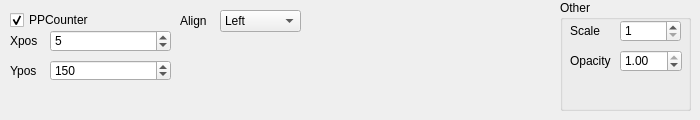
   <widget class="QWidget" name="tab_12">
    <attribute name="title">
     <string>PPCounter</string>
    </attribute>
    <widget class="QCheckBox" name="ppcounter">
     <property name="geometry">
      <rect>
       <x>10</x>
       <y>10</y>
       <width>81</width>
       <height>20</height>
      </rect>
     </property>
     <property name="text">
      <string>PPCounter</string>
     </property>
     <property name="checked">
      <bool>true</bool>
     </property>
    </widget>
    <widget class="QGroupBox" name="other_5">
     <property name="geometry">
      <rect>
       <x>560</x>
       <y>0</y>
       <width>131</width>
       <height>111</height>
      </rect>
     </property>
     <property name="title">
      <string>Other</string>
     </property>
     <widget class="QLabel" name="label_64">
      <property name="geometry">
       <rect>
        <x>10</x>
        <y>50</y>
        <width>49</width>
        <height>21</height>
       </rect>
      </property>
      <property name="text">
       <string>Opacity</string>
      </property>
     </widget>
     <widget class="QLabel" name="label_65">
      <property name="geometry">
       <rect>
        <x>10</x>
        <y>20</y>
        <width>31</width>
        <height>21</height>
       </rect>
      </property>
      <property name="text">
       <string>Scale</string>
      </property>
     </widget>
     <widget class="QDoubleSpinBox" name="ppcounteropacity">
      <property name="geometry">
       <rect>
        <x>60</x>
        <y>50</y>
        <width>62</width>
        <height>22</height>
       </rect>
      </property>
      <property name="maximum">
       <double>1.000000000000000</double>
      </property>
      <property name="singleStep">
       <double>0.100000000000000</double>
      </property>
      <property name="value">
       <double>1.000000000000000</double>
      </property>
     </widget>
     <widget class="QSpinBox" name="ppcounterscale">
      <property name="geometry">
       <rect>
        <x>60</x>
        <y>20</y>
        <width>61</width>
        <height>22</height>
       </rect>
      </property>
      <property name="minimum">
       <number>1</number>
      </property>
      <property name="maximum">
       <number>5</number>
      </property>
     </widget>
    </widget>
    <widget class="QSpinBox" name="ppxpos">
     <property name="geometry">
      <rect>
       <x>50</x>
       <y>30</y>
       <width>121</width>
       <height>22</height>
      </rect>
     </property>
     <property name="maximum">
      <number>1920</number>
     </property>
     <property name="singleStep">
      <number>10</number>
     </property>
     <property name="value">
      <number>5</number>
     </property>
    </widget>
    <widget class="QLabel" name="label_44">
     <property name="geometry">
      <rect>
       <x>10</x>
       <y>30</y>
       <width>31</width>
       <height>21</height>
      </rect>
     </property>
     <property name="text">
      <string>Xpos</string>
     </property>
    </widget>
    <widget class="QLabel" name="label_45">
     <property name="geometry">
      <rect>
       <x>10</x>
       <y>60</y>
       <width>31</width>
       <height>21</height>
      </rect>
     </property>
     <property name="text">
      <string>Ypos</string>
     </property>
    </widget>
    <widget class="QSpinBox" name="ppypos">
     <property name="geometry">
      <rect>
       <x>50</x>
       <y>60</y>
       <width>121</width>
       <height>21</height>
      </rect>
     </property>
     <property name="maximum">
      <number>1080</number>
     </property>
     <property name="singleStep">
      <number>10</number>
     </property>
     <property name="value">
      <number>150</number>
     </property>
    </widget>
    <widget class="QLabel" name="label_50">
     <property name="geometry">
      <rect>
       <x>180</x>
       <y>10</y>
       <width>31</width>
       <height>21</height>
      </rect>
     </property>
     <property name="text">
      <string>Align</string>
     </property>
    </widget>
    <widget class="QComboBox" name="ppalign">
     <property name="geometry">
      <rect>
       <x>220</x>
       <y>10</y>
       <width>81</width>
       <height>22</height>
      </rect>
     </property>
     <property name="editable">
      <bool>false</bool>
     </property>
     <item>
      <property name="text">
       <string>Left</string>
      </property>
     </item>
     <item>
      <property name="text">
       <string>Right</string>
      </property>
     </item>
     <item>
      <property name="text">
       <string>Center</string>
      </property>
     </item>
     <item>
      <property name="text">
       <string>Up</string>
      </property>
     </item>
     <item>
      <property name="text">
       <string>Down</string>
      </property>
     </item>
     <item>
      <property name="text">
       <string>UpLeft</string>
      </property>
     </item>
     <item>
      <property name="text">
       <string>DownLeft</string>
      </property>
     </item>
     <item>
      <property name="text">
       <string>UpRight</string>
      </property>
     </item>
     <item>
      <property name="text">
       <string>DownRight</string>
      </property>
     </item>
    </widget>
   </widget>
